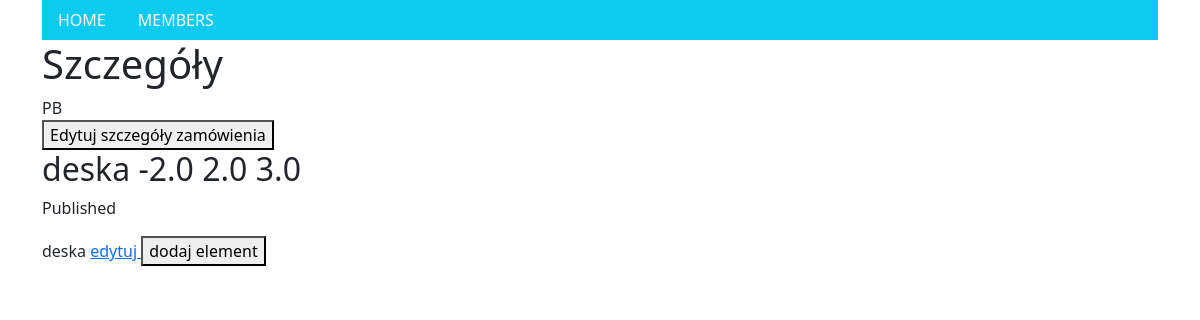
The app's page /zamowienia/szczegoly/1_2023-12-03/ (signed in), older data.
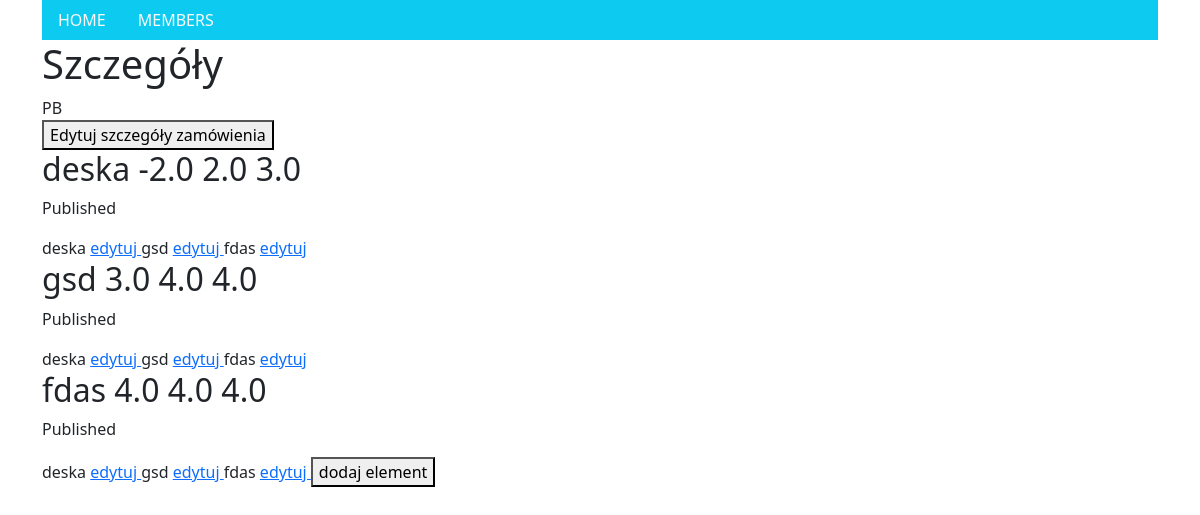
The same page, newer data.
### order_display/models.py (models this page shows, shortened)
class Order(models.Model):
    objects = models.Manager()
    published = PublishedManager()
    class Status(models.TextChoices):
        DRAFT = 'DF', 'Draft'
        PUBLISHED = 'PB', 'Published'
    client = models.ForeignKey(Client,
                               on_delete=models.CASCADE,
                               related_name='client')
    created = models.DateField(default = timezone.now)
    due = models.DateField(blank=True)
    slug = models.SlugField(max_length=255, blank=True)
    status = models.CharField(max_length=2,
                              choices=Status.choices,
                              default=Status.PUBLISHED)
    adres = models.CharField(max_length=255, blank=True)
    def __str__(self):
        return self.status

class Element(models.Model):
    class Units(models.TextChoices):
        SZTUKI = 'szt'
        M3 = 'm3'
        MB = 'mb'
    name = models.CharField(max_length=20, blank=True)
    width = models.FloatField(blank=True)
    height = models.FloatField(blank=True)
    length = models.FloatField(blank=True)
    count = models.IntegerField(blank=True)
    volume = models.FloatField(blank=True)
    unit = models.CharField(max_length=3,
                              choices=Units.choices,
                              default=Units.M3)
    description = models.TextField(blank = True)
    order = models.ForeignKey(Order,
                              on_delete=models.CASCADE,
                              related_name='element')
    slug = models.SlugField(max_length=255)
    def __str__(self):
        return self.name

### order_display/views.py (the view)
# urls.py: path('szczegoly/<slug:order>/', views.order_detail_view, name = 'order_detail'),
@login_required(login_url='/login/')
def order_detail_view(request, order):
    order = Order.objects.get(slug=order)
    elements = order.element.all()
    if request.method == "POST":
        print("POST")
        if 'element_form' in request.POST:
            element_form = ElementForm(request.POST)
            order_form = OrderForm()
            if element_form.is_valid():
                element = element_form.save(commit=False)
                element.order = order
                element.save()
        if 'order_form' in request.POST:
            order_form = OrderForm(request.POST, instance = order)
            element_form = ElementForm()
            if order_form.is_valid():
                order = order_form.save()
        return redirect(order.get_absolute_url())
    else:
        element_form = ElementForm()
        order_form=OrderForm(instance = order)
    return render(request, 'order_display/order_detail.html', {"order":order,"elements":elements, "element_form": element_form,'order_form':order_form})

### order_display/models.py (called while the page is built)
    def __str__(self):
        return self.last_name

### order_display/templates/order_display/order_detail.html (shortened to what this page needs)
{% extends "order_display/base.html" %}
{% load crispy_forms_tags %}
{% block content %}
  <h1>Szczegóły</h1>
  <div id='order'>
  {{order}}
  </div>
  <button id="show_order_form">Edytuj szczegóły zamówienia</button>
  {% for element in elements %}
    <h2>
        {{ element.name }}
        {{ element.width }}
        {{ element.height }}
        {{ element.length }}
    </h2>
    <p class="date">
      Published {{ order.publish }}
    </p>
    {% for element in order.element.all %}
        {{element}}
        <a href = {% url 'order_display:element_edit' element.slug %}> edytuj </a>
    {% endfor %}
  {% endfor %}
  <button id="show_element_form">dodaj element</button>
{% endblock %}

### order_display/templates/order_display/base.html (shortened to what this page needs)
<!DOCTYPE html>
<html>
<head>
  {% load crispy_forms_tags %}
  {% load bootstrap5 %}
  {% bootstrap_css %}
</head>
<body>
<div class="container">
  <ul class="nav bg-info">
    <li class="nav-item">
      <a class="nav-link link-light" href="/">HOME</a>
    </li>
    <li class="nav-item">
      <a class="nav-link link-light" href="/members">MEMBERS</a>
    </li>
  </ul>
  {% block content %}
  {% endblock %}
</div>
</body>
</html>

Row changes from the older to the newer data that the page shows:
added Element: name "gsd", width "3.0", height "4.0", length "4.0", Element (name "deska")
added Element: name "fdas", width "4.0", height "4.0", length "4.0", Element (name "deska")
